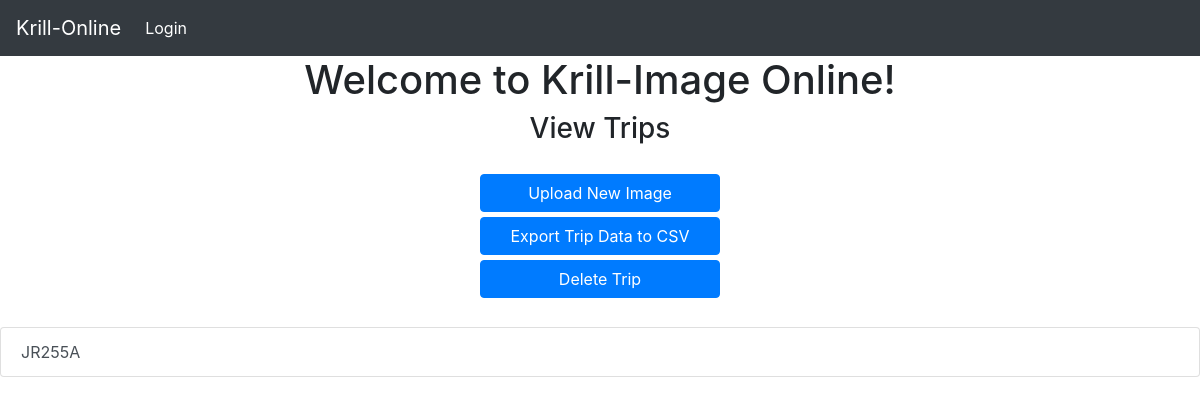
Before: /view_trips/ with the older database file.
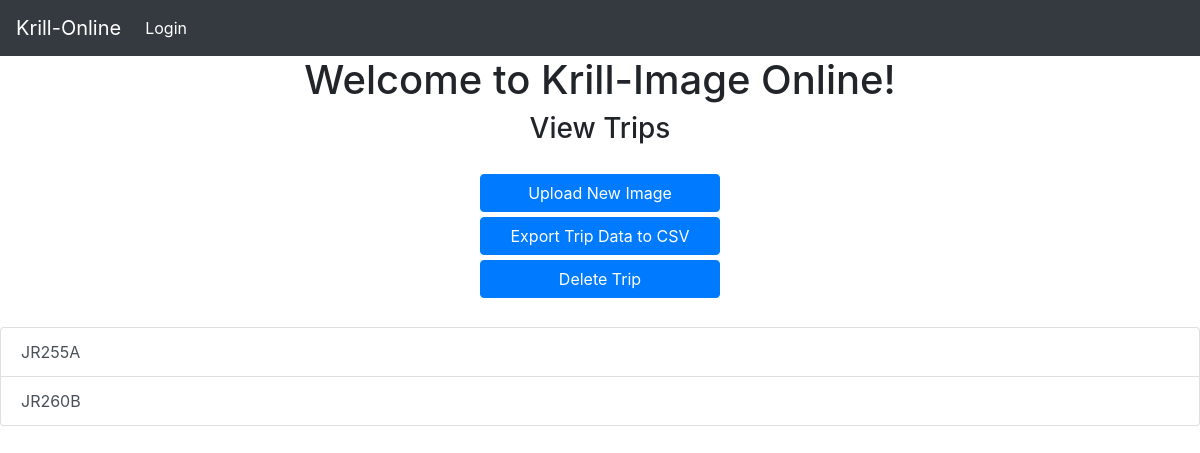
After: the same page with the newer database file.
### KrillApp/models.py (models this page shows, shortened)
class Trip(models.Model):
    trip_name = models.CharField(primary_key=True,max_length=100,unique=True)
    user = models.ForeignKey(User, on_delete = models.CASCADE, null=False)
    created_on = models.DateTimeField(default=datetime.now)

### KrillApp/views.py (the view)
# urls.py: path("view_trips/",views.Get_User_Trips,name='view_trips'),
def Get_User_Trips(request):
    sql = 'SELECT * FROM Krillapp_trip;'
    trip_list = []
    trips = Trip.objects.raw(sql)
    for trip in trips:
        trip_list.append(str(trip.trip_name))
    return render(request ,'view_trips.html', {'trip_list':trip_list})

### KrillApp/templates/view_trips.html (shortened to what this page needs)
{% extends 'base.html' %}
{% load static %}
{% block content %}
<link rel="stylesheet" type="text/css" href="{% static 'KrillApp/view_trips.css' %}">
<h3>View Trips</h3>
<br />
    <div id ="view_trips_buttons">
        <a style="display:block" id="trip_button" class="btn btn-primary" href = "{% url 'upload_image_to_trip' %}">Upload New Image </a>
        <a style="display:block" id="export_to_csv" onclick="export_trip_to_csv()"  class="btn btn-primary">Export Trip Data to CSV</a>
        <a style="display:block" id="delete_trip" ajax-url = "{% url 'delete_trip' %}"  class="btn btn-primary">Delete Trip </a>
    </div>
<br />
<ul ajax-url = "{% url 'get_trip_image_list' %}" id="trip_list" class="list-group">
    {% for i in trip_list %}
    <li  class="list-group-item list-group-item-action">{{ i }}</li>
    {% endfor %}
</ul>
{% endblock %}

### KrillApp/templates/Base.html (shortened to what this page needs)
<!DOCTYPE html>
{% load static %}
<html>
<head>
    <link rel="stylesheet" href="https://maxcdn.bootstrapcdn.com/bootstrap/4.0.0-beta/css/bootstrap.min.css">
    <link rel="stylesheet" href="https://cdnjs.cloudflare.com/ajax/libs/jquery-confirm/3.3.2/jquery-confirm.min.css">
    <link rel="stylesheet" type="text/css" href="{% static 'KrillApp/base.css' %}">
</head>
<body>
    <nav class="navbar navbar-expand-sm bg-dark navbar-dark">
        <a class="navbar-brand" href="{% url 'home' %}">Krill-Online</a>
        <ul class="navbar-nav">
            {% if user.is_authenticated %}
            <li class="nav-item active">
                <a class="nav-link" href="{% url 'create_trip' %}">Create Trip</a>
            </li>
            <li class="nav-item active">
                <a class="nav-link" href="{% url 'view_trips' %}">View Trips</a>
            </li>
            <li class="nav-item active">
                <a class="nav-link" href="{% url 'via' %}">Annotate Images</a>
            </li>
            <li class="nav-item active">
                <a class="nav-link" href="{% url 'logout' %}">Logout</a>
            </li>
            {% else %}
            <li class="nav-item active">
                <a class="nav-link" href="{% url 'login' %}">Login</a>
            </li>
            {% endif %}
        </ul>
    </nav>
    <div class="center">
        <h1> Welcome to Krill-Image Online! </h1>
    </div>
    {% block content %}
    {% endblock %}
</body>
</html>

### KrillApp/static/KrillApp/base.css (style rules this page uses)
.center { margin: 0 auto; text-align: center; }

### KrillApp/static/KrillApp/view_trips.css (style rules this page uses)
h3 { margin: 0 auto; text-align: center; }
#view_trips_buttons { margin: 0 auto; text-align: center; color:white; width: 20%; margin: 0 auto; }
.btn-primary { margin: 2% 0; cursor: pointer; }

Changed rows visible on the page:
added Trip: trip_list "JR260B"
